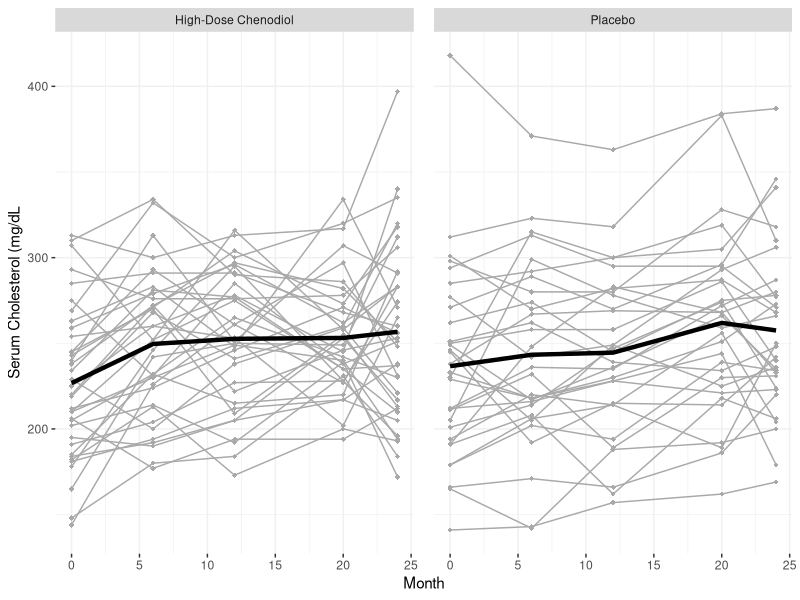

Here is the R script that generated this plot:
#########################################################################
#
#   Cholesterol data - high-dose chenodiol vs. placebo
#
#   1 = high-dose chenodiol, 2 = placebo   
#   
#   Make spaghetti plots
#
#########################################################################

#  Read in the data -- they are in the form of one record per individual
#  aka the "wide" format

thedat.wide <- read.table("cholesterol.dat",row.names=NULL)
colnames(thedat.wide) <- c("trt","id","month0","month6","month12","month20","month24")

#  Total number of individuals

m <- nrow(thedat.wide)

#  Reconfigure as one observation per record ("long" format) and sort
#  in id order

thedat.long <- reshape(thedat.wide,varying=c("month0","month6","month12","month20","month24"),
            v.names="chol",idvar="id",times=c(0,6,12,20,24),timevar="month",direction="long")

thedat <- thedat.long[order(thedat.long$id),]

#########################################################################
#
#   Make separate plots by treatment group
#
#########################################################################

library(ggplot2)

#   Make the treatment and id variables factors for use with ggplot 

thedat <- within(thedat, {  id <- factor(id)
    trt <- factor(trt,levels=1:2,labels=c("High-Dose Chenodiol","Placebo"))
})

#   First create the basic plot object

pp <- ggplot(thedat,aes(x=month,y=chol,group=id)) +
    theme(panel.background = element_rect(fill = "white"),
    panel.grid.major = element_line(colour = "gray94"),
    panel.grid.minor = element_line(colour = "gray94"),
    panel.spacing=unit(1, "lines")) 

#  Now customize

pdf("cholesterol_bytrt.pdf",width=8)
qq <- pp +  geom_line(color='dark gray') + geom_point(shape=18,color='dark gray') +
#    geom_smooth(aes(group = 1),method="loess",color="black",se=FALSE)
     stat_summary(aes(group = 1),geom = "line", fun.y = mean, size = 1.5) +                       
     facet_wrap(~ trt, ncol=2) + xlab("Month") + ylab("Serum Cholesterol (mg/dL")
    print(qq)
dev.off()
